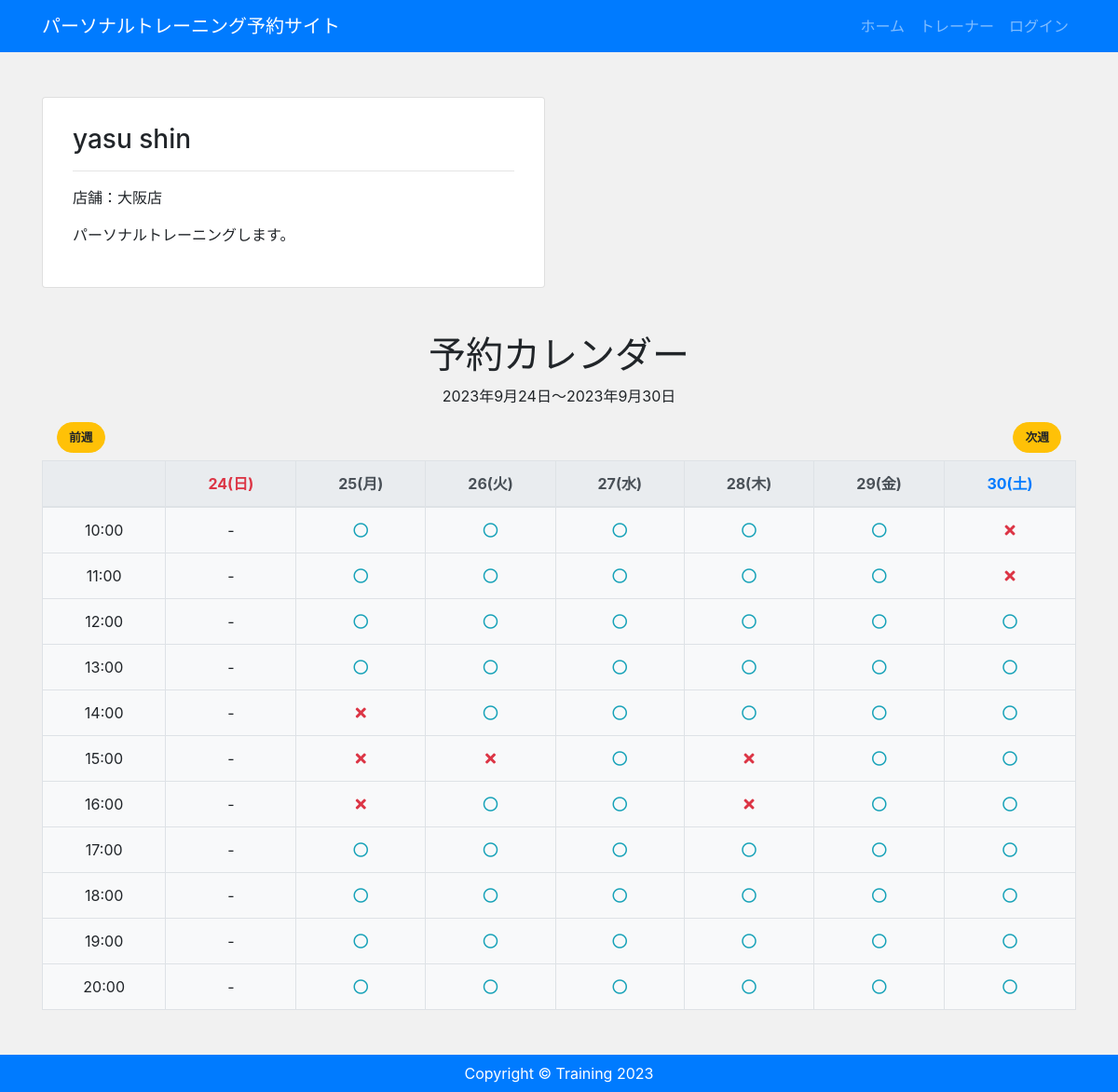
The app's page /calendar/1/ with its own data.
### app/models.py (models this page shows, shortened)
class Staff(models.Model):
    user = models.OneToOneField(CustomUser, verbose_name='スタッフ', on_delete=models.CASCADE)
    store = models.ForeignKey(Store, verbose_name='店舗', on_delete=models.CASCADE)

class Store(models.Model):
    name = models.CharField('店舗', max_length=100)
    address = models.CharField('住所', max_length=100, null=True, blank=True)
    tel = models.CharField('電話番号', max_length=100, null=True, blank=True)
    description = models.TextField('説明', default="", blank=True)

### accounts/models.py (models this page shows, shortened)
class CustomUser(AbstractBaseUser, PermissionsMixin):
    email = models.EmailField('メールアドレス', unique=True)
    first_name = models.CharField(('姓'), max_length=30)
    last_name = models.CharField(('名'), max_length=30)
    description = models.TextField('自己紹介', default="", blank=True)
    is_staff = models.BooleanField(
        ('staff status'),
        default=False,
        help_text=('Designates whether the user can log into this admin site.'),
    )
    is_active = models.BooleanField(
        ('active'),
        default=True,
        help_text=(
            'Designates whether this user should be treated as active. '
            'Unselect this instead of deleting accounts.'
        ),
    )
    objects = UserManager()
    USERNAME_FIELD = 'email'
    EMAIL_FIELD = 'email'
    REQUIRED_FIELDS = []
    class Meta:
        verbose_name = ('user')
        verbose_name_plural = ('users')

### app/views.py (the view)
# urls.py: path('calendar/<int:pk>/', views.CalendarView.as_view(), name='calendar'),
class CalendarView(View):
    def get(self, request, *args, **kwargs):
        staff_data = Staff.objects.filter(id=self.kwargs['pk']).select_related('user').select_related('store')[0]
        today = date.today()
        year = self.kwargs.get('year')
        month = self.kwargs.get('month')
        day = self.kwargs.get('day')
        if year and month and day:
            start_date = date(year=year, month=month, day=day)
        else:
            start_date = today
        days = [start_date + timedelta(days=day) for day in range(7)]
        start_day = days[0]
        end_day = days[-1]
        calendar = {}
        for hour in range(10, 21):
            row = {}
            for day in days:
                row[day] = True
            calendar[hour] = row
        start_time = make_aware(datetime.combine(start_day, time(hour=10, minute=0, second=0)))
        end_time = make_aware(datetime.combine(end_day, time(hour=20, minute=0, second=0)))
        booking_data = Booking.objects.filter(staff=staff_data).exclude(Q(start__gt=end_time) | Q(end__lt=start_time))
        for booking in booking_data:
            local_time = localtime(booking.start)
            booking_date = local_time.date()
            booking_hour = local_time.hour
            if (booking_hour in calendar) and (booking_date in calendar[booking_hour]):
                calendar[booking_hour][booking_date] = False
        return render(request, 'app/calendar.html', {
            'staff_data': staff_data,
            'calendar': calendar,
            'days': days,
            'start_day': start_day,
            'end_day': end_day,
            'before': days[0] - timedelta(days=7),
            'next': days[-1] + timedelta(days=1),
            'today': today,
        })

### app/templates/app/calendar.html
{% extends "app/base.html" %}
{% block content %}
<div class="text-center my-5">
    <div class="row">
        <div class="col-md-6 mb-5">
            <div class="card">
                <div class="card-body px-2 py-1">
                    <div class="p-4 text-left">
                        <h3>{{ staff_data.user.first_name }} {{ staff_data.user.last_name }}</h3>
                        <hr>
                        <p>店舗：{{ staff_data.store.name }}店</p>
                        <p>{{ staff_data.user.description|linebreaksbr }}</p>
                    </div>
                </div>
            </div>
        </div>
    </div>
    <div class="mb-3">
        <h1>予約カレンダー</h1>
        <p>{{ start_day }}～{{ end_day }}</p>
    </div>
    <div class="d-flex mb-2">
        <div class="mx-3 mr-auto">
            <a class="btn btn-warning" href="{% url 'calendar' staff_data.pk before.year before.month before.day %}">前週</a>
        </div>
        <div class="mx-3">
            <a class="btn btn-warning" href="{% url 'calendar' staff_data.pk next.year next.month next.day %}">次週</a>
        </div>
    </div>
    <div class="">
        <table class="table table-bordered bg-light">
            <thead class="thead-light">
                <tr>
                    <th></th>
                    {% for day in days %}
                        {% if day.weekday == 5 %}
                            <th scope="col" class="text-primary">{{ day | date:"d(D)" }}</th>
                        {% elif day.weekday == 6 %}
                            <th scope="col" class="text-danger">{{ day | date:"d(D)" }}</th>
                        {% else %}
                            <th scope="col">{{ day | date:"d(D)" }}</th>
                        {% endif %}
                    {% endfor %}
                </tr>
            </thead>
            <tbody>
                {% for hour, schedules in calendar.items %}
                    <tr>
                        <td scope="row">{{ hour }}:00</td>
                        {% for datetime, book in schedules.items %}
                            <td>
                                {% if datetime <= today %}
                                    -
                                {% elif book %}
                                    <a href="{% url 'booking' staff_data.pk datetime.year datetime.month datetime.day hour %}">
                                        <i class="far fa-circle text-info"></i>
                                    </a>
                                {% else %}
                                    <i class="fas fa-times text-danger"></i>
                                {% endif %}
                            </td>
                        {% endfor %}
                    </tr>
                {% endfor %}
            </tbody>
        </table>
    </div>
</div>
{% endblock %}

### app/static/css/style.css (style rules this page uses)
* { margin: 0; padding: 0; box-sizing: border-box; }
body { background: #F1F1F1; display: flex; flex-flow: column; min-height: 100vh; }
table { border-spacing: 0; }
.card-body { padding: 2rem; }
.btn { font-size: 80%; border-radius: 5rem; font-weight: bold; }

### records on screen
Staff: user.first_name "yasu", user.last_name "shin", store.name "大阪", user.description "パーソナルトレーニングします。"

### other values on screen
{{ start_day }} "2023年9月24日"
{{ end_day }} "2023年9月30日"
{{ day | date:"d(D)" }} "24(日)"
{{ day | date:"d(D)" }} "25(月)" "26(火)" "27(水)" "28(木)" "29(金)"
{{ day | date:"d(D)" }} "30(土)"
{{ hour }} "10" "11" "12" "13" "14" "15" "16" "17" "18" "19" "20"
